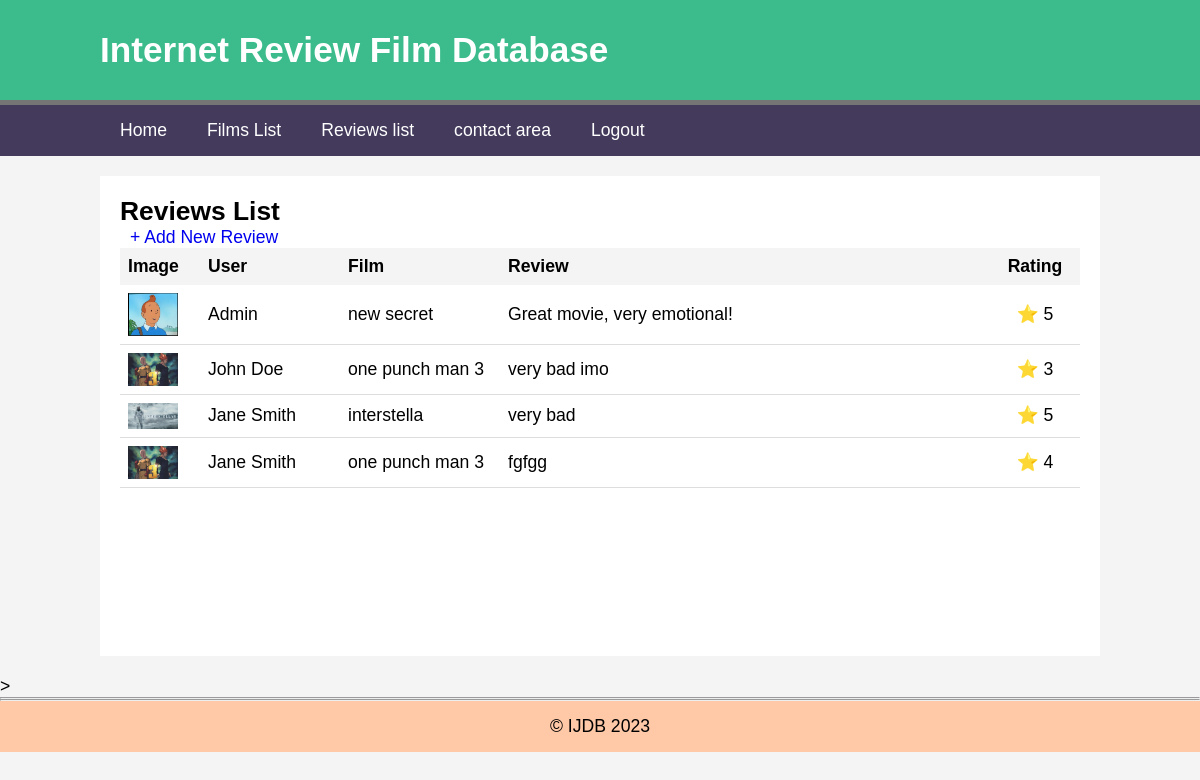
The app's page /user/reviews.php (signed in) with its own data.
### tables this page shows
CREATE TABLE `reviews` (
  `id` int(11) NOT NULL,
  `user_id` int(11) NOT NULL,
  `film_id` int(11) NOT NULL,
  `image` varchar(255) DEFAULT NULL,
  `review_text` text NOT NULL,
  `rating` int(11) DEFAULT NULL CHECK (`rating` >= 1 and `rating` <= 5),
  `created_at` timestamp NOT NULL DEFAULT current_timestamp(),
  `filmname` varchar(255) DEFAULT NULL
);

CREATE TABLE `users` (
  `id` int(11) NOT NULL,
  `name` varchar(100) NOT NULL,
  `email` varchar(150) NOT NULL,
  `password` varchar(255) NOT NULL,
  `role` enum('admin','user') NOT NULL DEFAULT 'user',
  `created_at` timestamp NOT NULL DEFAULT current_timestamp()
);

CREATE TABLE `films` (
  `id` int(11) NOT NULL,
  `image` varchar(255) DEFAULT NULL,
  `title` varchar(255) NOT NULL,
  `description` text DEFAULT NULL,
  `release_year` int(11) DEFAULT NULL,
  `created_at` timestamp NOT NULL DEFAULT current_timestamp()
);

### user/reviews.php (called while the page is built, shortened)
<?php
try {
    include __DIR__ . '/../includes/DatabaseConnection.php';
    $sql = 'SELECT r.id, r.review_text, r.rating, r.image, r.created_at,
       r.user_id,
       f.title AS film_title,
       u.name AS user_name
    FROM reviews r
    JOIN films f ON r.film_id = f.id
    JOIN users u ON r.user_id = u.id';
    $reviews = $pdo->query($sql);
    include 'templates/reviews.html.php';
} catch (PDOException $e) {
    $title = 'An error has occurred';
    $output = 'Database error: ' . $e->getMessage();
}
include 'templates/layout.html.php';

### user/templates/reviews.html.php (the view)
<h2>Reviews List</h2>
<p>
    <a class="button" href="addreview.php" style="padding:6px 10px; text-decoration:none;">
        + Add New Review
    </a>
</p>
<table style="width:100%; border-collapse:collapse; table-layout:fixed;">
    <tr style="background:#f4f4f4; text-align:left;">
        <th style="padding:8px; width:80px;">Image</th>
        <th style="padding:8px; width:140px;">User</th>
        <th style="padding:8px; width:160px;">Film</th>
        <th style="padding:8px;">Review</th>
        <th style="padding:8px; width:90px; text-align:center;">Rating</th>
    </tr>
    <?php foreach ($reviews as $review): ?>
    <tr style="border-bottom:1px solid #ddd;"
        onmouseover="this.style.background='#f9f9f9'"
        onmouseout="this.style.background='white'">
        <td style="padding:8px; vertical-align:middle;">
            <?php if (!empty($review['image'])): ?>
                <img src="../uploads/<?= htmlspecialchars($review['image']) ?>"
                     style="width:50px; display:block;">
            <?php endif; ?>
        </td>
        <td style="padding:8px; vertical-align:middle;">
            <?= htmlspecialchars($review['user_name']) ?>
        </td>
        <td style="padding:8px; vertical-align:middle;">
            <?= htmlspecialchars($review['film_title']) ?>
        </td>
        <td style="padding:8px; vertical-align:middle; word-wrap:break-word;">
            <?= htmlspecialchars($review['review_text']) ?>
        </td>
        <td style="padding:8px; text-align:center; vertical-align:middle;">
            ⭐ <?= htmlspecialchars($review['rating']) ?>
        </td>
    <?php endforeach; ?>
</table>

### user/review.css (style rules this page uses)
* { margin: 0; padding: 0; box-sizing: border-box; }
body { font-family: Arial, Helvetica, sans-serif; font-size: 1.1em; background-color: #f4f4f4; }

### records on screen
reviews: image (picture), user.name "Admin", film.title "new secret", review_text "Great movie, very emotional!", rating "5"
reviews: image (picture), user.name "John Doe", film.title "one punch man 3", review_text "very bad imo", rating "3"
reviews: image (picture), user.name "Jane Smith", film.title "interstella", review_text "very bad", rating "5"
reviews: image (picture), user.name "Jane Smith", film.title "one punch man 3", review_text "fgfgg", rating "4"
